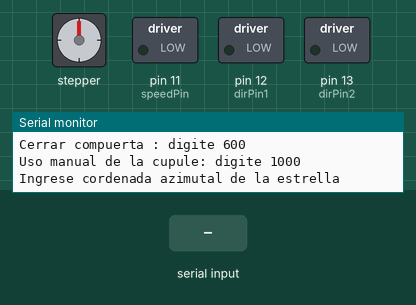
The sketch below on a simulated Arduino Uno, built with avr-gcc and run on an emulated ATmega328P. Shown: stepper motor, switched loads named in the sketch (green lamp = pin HIGH), the last lines printed to the serial monitor. Wiring (inferred from the names in the program): stepper motor driver (200 steps per turn assumed): step pin 4; direction pin 5. The test bench sets the inputs (shaded band). Pins used as bus, display or sensor lines are not drawn.

Above: at 3.2 s.
3.3 s: "90,45\n" received over Serial
At 3.75 s:
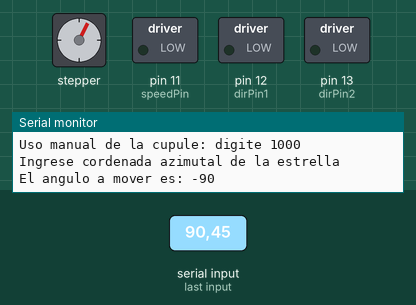
At 4.35 s:
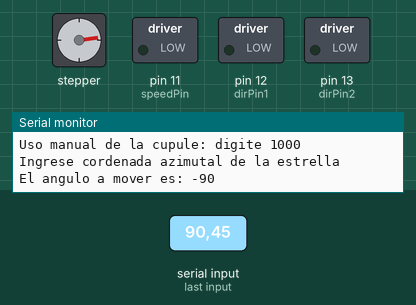
6.3 s: "500\n" received over Serial
At 8.1 s:
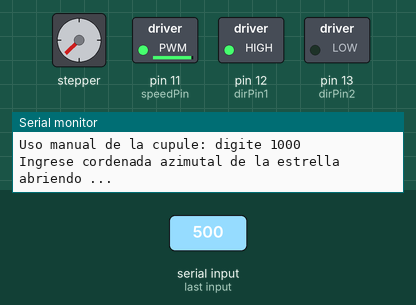
Timing chart, 0 to 15.9 s (numbered marks = the images above; inputs shaded):
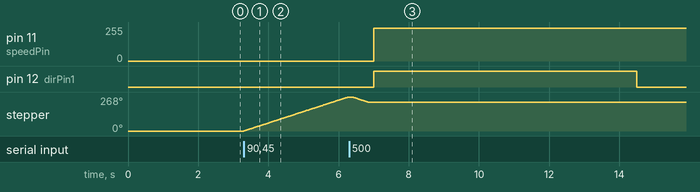

Measured:
- after the input at 3.3 s, stepper: keeps turning clockwise at about 90°/s, starting at once
- after the input at 6.3 s, pin 11 (speedPin): 0/255 → 244/255 after 0.70 s; pin 12 (dirPin1): LOW → HIGH after 0.70 s, → LOW 7.5 s later

The sketch:

cupula_unsolomov.ino
```cpp
#define STEP 4      // pin STEP de A4988 (Controlador del motor paso a paso nema) a pin 4 del arduino
#define DIR 5      // pin DIR de A4988 (Controlador del motor paso a paso nema) a pin 5 del arduino
#define RESET 9    // Pin reset de A4988 (Controlador del motor paso a paso nema) a pin 5 del arduino
#define speedPin 11// Pin 1 del integrado L293D a Pin 11 de arduino, Control de velocidad
#define dirPin1 12 // Pin 2 del integrado L293D a Pin 12 de arduino, control de una direccion del motoreductor
#define dirPin2 13 // Pin 7 del integrado L293D a Pin 13 de arduino, Control de la segunda direccion del motoreductor
#define xpin A0    // Recibe el valor de x del joystick y lo envia al pin A0 de arduino
#define ypin A1    // Recibe el valor de y del joystick y lo envia al pin A1 de arduino


//Variables necesarias para medir la velocidad del viento

int Vueltas;        // almacena valor leido por el sensor de seguimiento
int ANTERIOR = 1;   // almacena ultimo valor leido del sensor de segimiento
float tt;           // almacena el tiempo desde la ejecucion del programa
bool b;             // Variable auxiliar
int vueltas;        // Almacena el numero de vueltas las aspas del anemometro
float t1 = 0;       // Variable auxiliar para guardar el timpo recorrido
float t2;           // Varaible que mide el delta timepo en una vuelta del anemometro
float  pi =  3.1415926535897932384626433832795; // pi
float w;            // Velocidad angular
float v;            // velocidad radial del
float r = 4E-5;     // radio del anemimetro
float mlah = 2.777E7; // conversion de milisegundos a horas
float ts;              //TIEMPO EN segundos

// Variables necesarias para el uso de la cupula manualmente con el joystick

int speedMotor = 500;  // Velocidad del motor que abre y cierra la cupula
int xVal;               // Almacena el valor leido del joystick en el eje x
int yVal;               // Almacena el valor leido del joystick en el eje y

// Variables requeridas para el uso de la cupula remota

float paso;             // Numero de pasos requeridos para mover la cupula un angulo especifico
int posicion = 0;       // Orientacion de la cupula
int azimut;             // angulo al que se desea mover la cupula
int dato;               // entrada dada por el usuario
int dif;                // diferencia entre la posicion actual y el angulo requerido
int mov;                // angulo que se va a mover
int aux;                // variable auxilar


// Funciones para el funcionamiento del proyecto

void abrir();           // Abre la cupula
void cerrar();          // Cierra la cupula
void moviz(int pasos);  // mueve la cupula a la izquierda un numero de pasos especifico
void movder(int pasos); // mueve la cupula a la derecha un numero de pasos especificos


void setup()
{

  Serial.begin(9600);       // inicializamos el puerto serial

  pinMode(STEP, OUTPUT);    // pin 4 como salida
  pinMode(DIR, OUTPUT);     // pin 5 como salida
  pinMode(RESET, OUTPUT);   // pin 9 como salida
  pinMode(speedPin,OUTPUT); // pin 11 como salida
  pinMode(dirPin1,OUTPUT);  // pin 12 como salida
  pinMode(dirPin2,OUTPUT);  // pin 13 como salida

  pinMode(xpin, INPUT);     // pin A0 como entrada
  pinMode(ypin, INPUT);     // pin A1 como entrada


  Serial.println("Inicianlizando Cupula"); // Cabecera de la salida de datos
  delay(2000);
  Serial.println("...");
}

void loop()
{

    Serial.println("Cupula lista");
    Serial.println("Abrir compuerta : digite 500");
    Serial.println("Cerrar compuerta : digite 600");
    Serial.println("Uso manual de la cupule: digite 1000");
    Serial.println("Ingrese cordenada azimutal de la estrella");

  while(Serial.available() == 0){


  }

// -------------------------------------------------------------------------------------------
// Movimiento remoto de la cupula

  dato = Serial.parseInt(); // leemos un dato entero del usuario

// Abrir remotamente la cupula, se ha elegido 500 como el codigo para hacerlo
    if(dato == 500){

      digitalWrite(RESET, HIGH);
      digitalWrite(DIR, LOW);

       Serial.println("abriendo ...");
       abrir();
       Serial.println("Cupula abierta");

       delay(20);
       digitalWrite(RESET, LOW);
    }

// Cerrar remotamente la cupula, se ha elegido 600 como el codigo para hacerlo
    if(dato == 600){
      digitalWrite(RESET, HIGH);
      digitalWrite(DIR, LOW);

      Serial.println("cerrando...");
      cerrar();
      Serial.println("Cupula Cerrada");

       digitalWrite(RESET, HIGH);
       delay(20);
       digitalWrite(RESET, LOW);
    }

// Movimiento de la cupula, La entada del usuario debe ser un numero entre 1 y 360

    if (dato > 0 and dato <= 360 ){

      dif = posicion - dato;
      Serial.print("El angulo a mover es: ");
      Serial.println(dif);

      if(dif < 0 and dif >= -360){

          mov = 360 - abs(dif);
          paso = 0.5555 * mov ;
          paso = int(paso);
          moviz(paso);
          posicion = dato;
      }
      if (dif > 0 and dif <= 360){
          mov = abs(dif) ;
          paso = 0.5555 * mov ;
          paso = int(paso);
          movder(paso);
          posicion = dato;
      }

    }


// ---------------------------------------------------------------------------------------
    // Movimiento de la cupula en modo manual
    while (dato == 1000){   // El comando para activar el modo manual se define como 1000


// almacenamos las salidas analogicas del joystick en las variables correspondientes

    xVal = analogRead(xpin);
    yVal = analogRead(ypin);


// Al mover el joystick hacia arriba la cupula se mueve en sentido contrario a las agujas del reloj
    if(xVal > 800){
        digitalWrite(RESET, HIGH);
        delay(1);
        digitalWrite(DIR, HIGH);    // giro en un sentido
          digitalWrite(STEP, HIGH);       // nivel alto
          delay(15);          // por 10 mseg
          digitalWrite(STEP, LOW);        // nivel bajo
          delay(15);

    }

// Al mover el joystick hacia abajo la cupula se mueve en sentido de las agujas del reloj
    if(xVal < 200){
        digitalWrite(RESET, HIGH);
        delay(1);
        digitalWrite(DIR, LOW);     // giro en sentido opuesto
        digitalWrite(STEP, HIGH);
        delay(15);
        digitalWrite(STEP, LOW);        // nivel bajo
        delay(15);

      }

// Si el joystick se encuentra en reposo se apaga el controlador del motor para que no sufra
      if(xVal <=800 and xVal >=200){
        digitalWrite(RESET, LOW);
        //digitalWrite(STEP, LOW);
      }

// al mover el joystick a la izquierda la cupula se abre
      if(yVal > 800){
        digitalWrite(dirPin1, 1);
        digitalWrite(dirPin2,0);
        analogWrite(speedPin, speedMotor);
      }

// al mover el joystick a la derecha la cupula se cierra
    if(yVal < 200){
        digitalWrite(dirPin1, 0);
        digitalWrite(dirPin2,1);
        analogWrite(speedPin, speedMotor);
      }

// si el joystick esta en reposo se apaga el motor
     if(yVal <= 800 and yVal >= 200){
        digitalWrite(dirPin1, 0);
        digitalWrite(dirPin2,0);
        analogWrite(speedPin, speedMotor);
      }


  }


// ------------------------------------------------------------------------------------------------

}


void abrir(){
  /*----------------------------------------
   * Funcion abrir
   *
   * Esta funcion no recibe ningun parametro
   * de entrada y no devuelve salida.
   *
   * La funcion activa el motor que abre la
   * puerta de la cupula por 9.5 segundos.
   -----------------------------------------*/
   digitalWrite(dirPin1, 1);
   digitalWrite(dirPin2,0);
   analogWrite(speedPin, speedMotor);
   delay(7500);
   digitalWrite(dirPin1, 0);
   digitalWrite(dirPin2,0);
   analogWrite(speedPin, speedMotor);
  }


void cerrar(){
    /*----------------------------------------
   * Funcion cerrar
   *
   * Esta funcion no recibe ningun parametro
   * de entrada y no devuelve salida.
   *
   * La funcion activa el motor que cierra la
   * puerta de la cupula por 9.5 segundos.
   -----------------------------------------*/
   digitalWrite(dirPin1, 0);
   digitalWrite(dirPin2,1);
   analogWrite(speedPin, speedMotor);
   delay(7500);
   digitalWrite(dirPin1, 0);
   digitalWrite(dirPin2,0);
   analogWrite(speedPin, speedMotor);
  }


void moviz(int pasos){
    /*----------------------------------------
   * Funcion moviz (mover a la izquierda)
   *
   * Esta funcion recibe como parametro el numero
   * de pasos que se desea mover la cupula teniendo
   * en cuenta que 200 pasos equivalen a 360 grados
   * y no devuelve salida.
   *
   * La funcion activa el motor que gira la cupula
   * hasta llegar al angulo pedido.
   -----------------------------------------*/

  digitalWrite(RESET, HIGH);
  digitalWrite(DIR, HIGH);
  for(int i = 0; i < pasos; i++){
    digitalWrite(STEP, HIGH);
    delay(10);
    digitalWrite(STEP, LOW);
    delay(10);
  }
  digitalWrite(RESET, LOW);


  }


void movder(int pasos){
      /*----------------------------------------
   * Funcion moviz (mover a la derecha)
   *
   * Esta funcion recibe como parametro el numero
   * de pasos que se desea mover la cupula teniendo
   * en cuenta que 200 pasos equivalen a 360 grados
   * y no devuelve salida.
   *
   * La funcion activa el motor que gira la cupula
   * hasta llegar al angulo pedido.
   -----------------------------------------*/

  digitalWrite(RESET, HIGH);
  digitalWrite(DIR, LOW);
  for(int i = 0; i < pasos; i++){
    digitalWrite(STEP, HIGH);
    delay(10);
    digitalWrite(STEP, LOW);
    delay(10);
  }
  digitalWrite(RESET,LOW);

}
```
